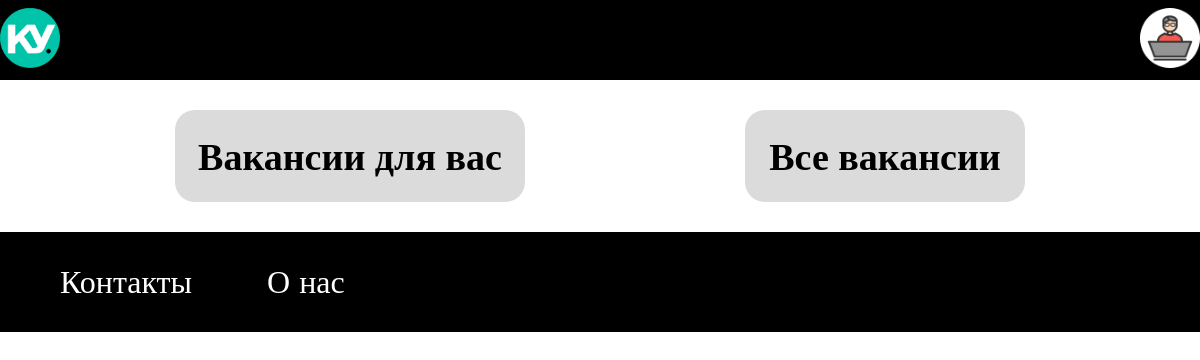
/vacancies/, run on an earlier commit of the app's database.
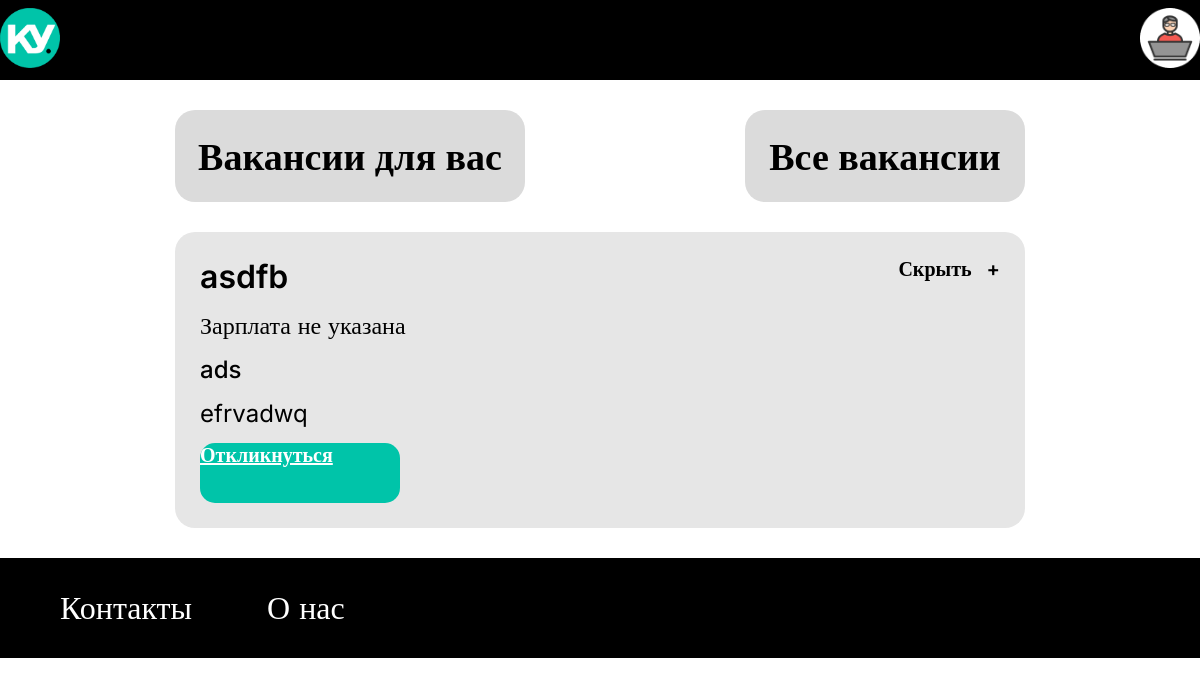
And on a later commit of the database.
### DB_client/models.py (models this page shows)
class Job(models.Model):
    employer_id = models.ForeignKey(User, on_delete=models.CASCADE)
    name = models.CharField(max_length=100)
    company_name = models.CharField(max_length=100)
    description = models.TextField()
    requirements = models.JSONField()
    conditions = models.TextField()
    salary_from = models.DecimalField(max_digits=8, decimal_places=0, null=True)
    salary_to = models.DecimalField(max_digits=8, decimal_places=0, null=True)
    location = models.CharField(max_length=100)
    job_type = models.CharField(
        max_length=10,
        choices=[
            ('Full_Time', 'Полная занятость'),
            ('Part_Time', 'Частичная занятость'),
            ('Remote', 'Удалённая работа')
        ]
    )
    experience_level = models.CharField(
        max_length=20,
        choices=[
            ('no_expirience', 'Без опыта'),
            ('1_between_3', 'От 1 года до 3 лет'),
            ('3_between_6', 'От 3 до 6 лет'),
            ('more_than_6', 'От 3 до 6 лет'),
        ]
    )
    created_at = models.DateTimeField(auto_now_add=True)
    updated_at = models.DateTimeField(auto_now=True)

### DB_client/views.py (the view)
# urls.py: path("vacancies/", vacancies, name="vacancies"),
def vacancies(request):
    vacs = Job.objects.all().values()
    for vac in vacs:
        get_salary_info(vac)
    return render(request, 'new_templates/vacancies.html', {'vacs': vacs})

### DB_client/views.py (called while the page is built)
def get_salary_info(vac):
    if vac['salary_from'] is not None and vac['salary_to'] is not None:
        vac['salary_info'] = f'От {vac["salary_from"]} до {vac["salary_to"]} рублей'
    elif vac['salary_from'] is None and vac['salary_to'] is not None:
        vac['salary_info'] = f'До {vac["salary_to"]} рублей'
    elif vac['salary_from'] is not None and vac.salary_to is None:
        vac['salary_info'] = f'От {vac["salary_from"]} рублей'
    else:
        vac['salary_info'] = 'Зарплата не указана'

### DB_client/templates/new_templates/vacancies.html (shortened to what this page needs)
<!DOCTYPE html>
<html lang="en">
<head>
    <link rel="stylesheet" href="../../static/css/new_css/vacancies.css">
</head>
<body>
    <header class="vacancies-header">
        <nav class="vacancies-nav">
            <a class="logo" href="{% url 'start_page' %}">
                <img src="../../static/img/logo_start.png" width="60" height="60" alt="Логотип КодовоеУбежище">
            </a>
            <a class="personal-cabinet-logo" href="#">
                <img src="../../static/img/personal_cabinet_logo.png" width="60" height="60" alt="Логотип персонального кабинета">
            </a>
        </nav>
    </header>
    <main class="vacancies-main">
        <div class="vacancies-shown">
            <div class="vacancies-filter for">
                <p class="vacancies-filter-text for">Вакансии для вас</p>
            </div>
            <div class="vacancies-filter all">
                <p class="vacancies-filter-text all">Все вакансии</p>
            </div>
        </div>
        {% for vac in vacs %}
            <div class="vacancy">
                <div class="vacancy-info">
                    <p class="vacancy-info-head">{{vac.name}}</p>
                    <p class="vacancy-info-salary">{{vac.salary_info}}</p>
                    <p class="vacancy-info-company">{{vac.company_name}}</p>
                    <p class="vacancy-info-workplace">{{vac.location}}</p>
                    <a href="{% url 'vacancy_detail' vac.id %}" class="vacancy-apply-button">Откликнуться</a>
                </div>
                <div class="vacancy-buttons">
                    <button type="button" class="hide-vacancy-button">Скрыть</button>
                    <button type="button" class="add-vacancy-button">+</button>
                </div>
            </div>
        {% endfor %}
    </main>
    <footer class="vacancies-footer">
        <nav class="vacancies-footer-nav">
            <ul class="footer-site-navigation">
                <li class="footer-site-navigation-item">
                    <a href="">Контакты</a>
                </li>
                <li class="footer-site-navigation-item">
                    <a href="">О нас</a>
                </li>
            </ul>
        </nav>
    </footer>
</body>
</html>

What changed in the data, as far as the page shows it:
added Job: name "asdfb", salary_info "Зарплата не указана", company_name "ads", location "efrvadwq"
